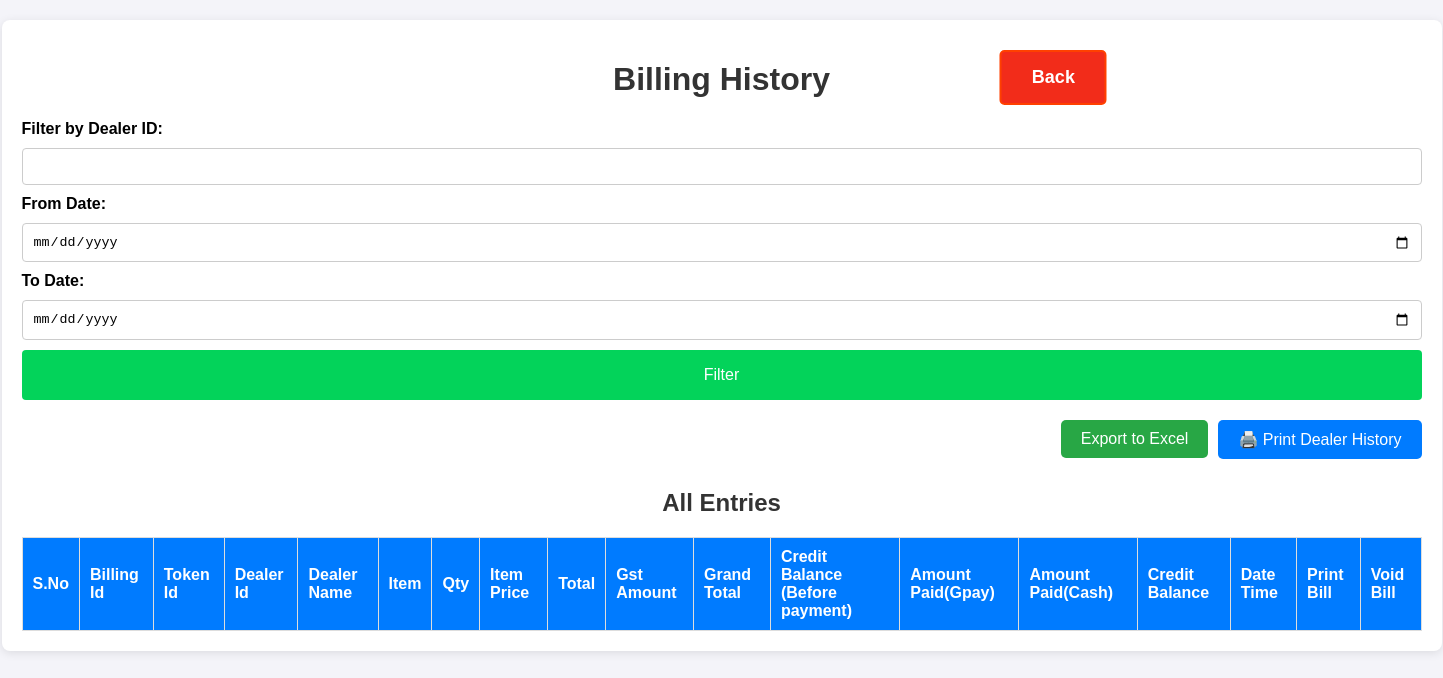
Before: /billing_history (signed in) with the older database file.
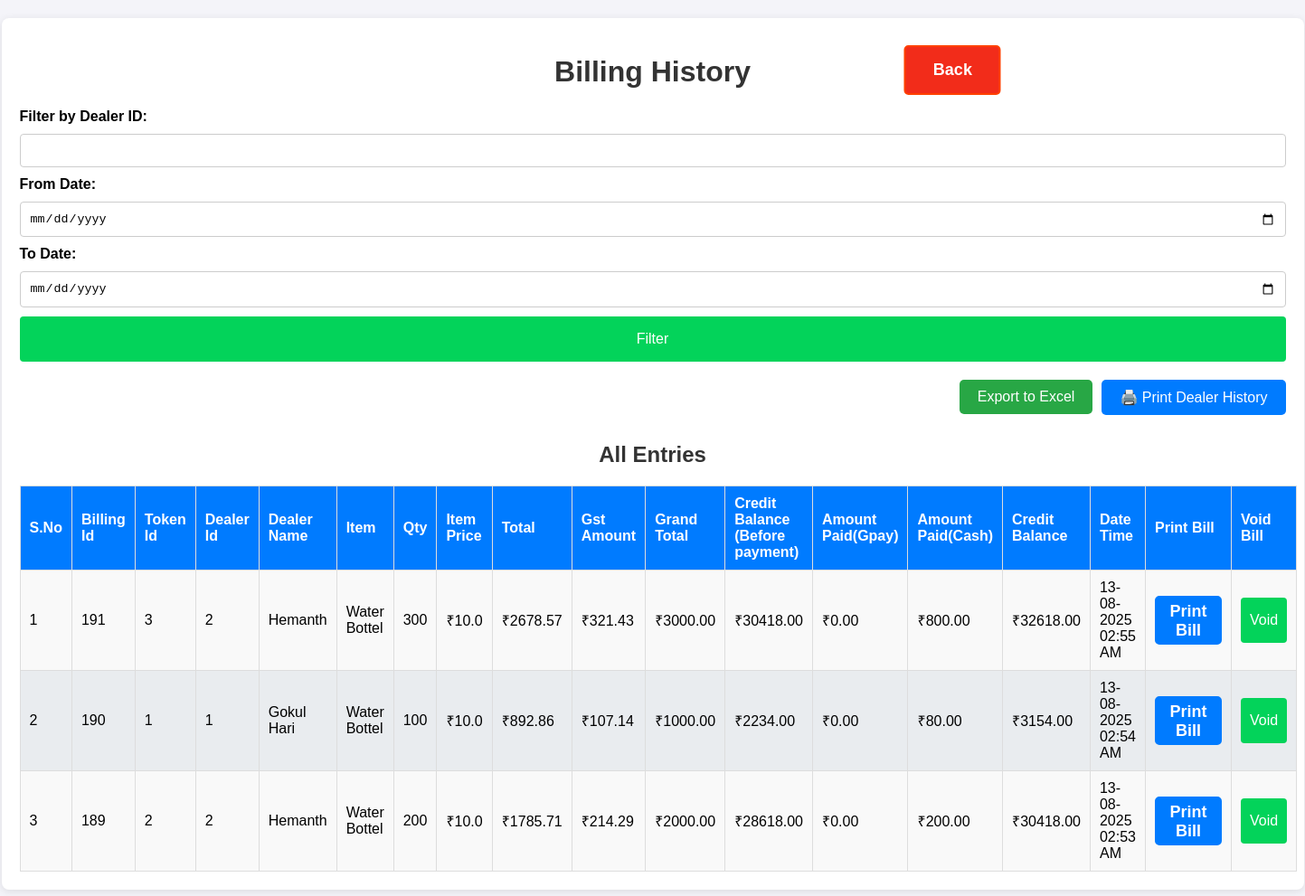
After: the same page with the newer database file.
### app.py (models this page shows, shortened)
class Dealer_details(db.Model):
    id = db.Column(db.Integer, primary_key=True)
    dealer_id = db.Column(db.String(100), nullable=False, unique=True)
    name = db.Column(db.String(100), nullable=False)
    mobile = db.Column(db.String(15), nullable=False)
    address = db.Column(db.String(400), nullable=True)
    aadhaar_file = db.Column(db.String(400))  # Path to Aadhaar copy
    photo_file = db.Column(db.String(400))

class BillingHistory(db.Model):
    id = db.Column(db.Integer, primary_key=True)
    billing_id = db.Column(db.Integer, nullable=False)
    dealer_id = db.Column(db.String(100), nullable=False)
    item_id = db.Column(db.Integer)
    quantity = db.Column(db.Integer, nullable=False)
    item_price = db.Column(db.Float, nullable=False)
    total_amount = db.Column(db.Float, nullable=False)
    gst_amount = db.Column(db.Float, nullable=False)
    grand_total = db.Column(db.Float, nullable=False)
    credit_balance = db.Column(db.Float, nullable=False)
    paid_amount_gpay = db.Column(db.Float, nullable=False)
    paid_amount_cash = db.Column(db.Float, nullable=False)
    remaining_balance = db.Column(db.Float, nullable=False)
    timestamp = db.Column(db.DateTime, default=datetime.now)
    voided = db.Column(db.Boolean, default=False)
    @property
    def formatted_date_time(self):
        return self.timestamp.strftime("%d-%m-%Y %I:%M %p")

class Item(db.Model):
    id = db.Column(db.Integer, primary_key=True)
    item_id = db.Column(db.Integer, nullable=False)
    item_name = db.Column(db.String(100), nullable=False)
    price = db.Column(db.Float, nullable=False)

### app.py (the view)
@app.route('/billing_history')
def billing_history():
    if 'user' not in session:
        return redirect(url_for("login"))
    filtered_data = get_filtered_data_billing(request)
    dealer_id = request.args.get('dealer_id', '')  # Default is an empty string
    date_from = request.args.get('date_from', '')
    date_to = request.args.get('date_to', '')
    return render_template('billing_history.html', dealer_id=dealer_id, date_from=date_from, date_to=date_to, filtered_data=filtered_data, bills=filtered_data)

### templates/billing_history.html (shortened to what this page needs)
<!DOCTYPE html>
<html lang="en">
<head>
    <link rel="stylesheet" href="/static/styles.css">
</head>
<body>
<div class="container billing-history">
    <h1>Billing History</h1>
     <form method="GET" class="form">
            <label for="dealer_id">Filter by Dealer ID:</label>
            <input type="text" id="dealer_id" name="dealer_id" value="{{ dealer_id }}">
            <label for="date_from">From Date:</label>
            <input type="date" id="date_from" name="date_from" value="{{ date_from }}">
            <label for="date_to">To Date:</label>
            <input type="date" id="date_to" name="date_to" value="{{ date_to }}">
            <button type="submit" name="filter_button" value="submit" class="btn">Filter</button>
    </form>
    <div class="export-options hide-on-print">
            <form action="/export_billing_history" method="get">
                <button type="submit" class="export-button">Export to Excel</button>
            </form>
            <div style="text-align: right; margin-bottom: 10px;">
                <button class="print_btn" onclick="window.print()">
                    🖨️ Print Dealer History
                </button>
            </div>
        </div>
        <h2>All Entries</h2>
    <table>
        <thead>
            <tr>
                <th>S.No</th>
                <th>Billing Id</th>
                <th>Token Id</th>
                <th>Dealer Id</th>
                <th>Dealer Name</th>
                <th>Item</th>
                <th>Qty</th>
                <th>Item Price</th>
                <th>Total</th>
                <th>Gst Amount</th>
                <th>Grand Total</th>
                <th>Credit Balance (Before payment)</th>
                <th>Amount Paid(Gpay)</th>
                <th>Amount Paid(Cash)</th>
                <th>Credit Balance</th>
                <th>Date Time</th>
                <th class=" hide-on-print">Print Bill</th>
                <th class=" hide-on-print">Void Bill</th>
            </tr>
        </thead>
        <tbody>
        {% for dealer, item, bill in bills %}
            <tr>
                <td>{{ loop.index }}</td>
                <td>{{ bill.id }}</td>
                <td>{{ bill.billing_id }}</td>
                <td>{{ bill.dealer_id }}</td>
                <td>{{ dealer.name }}</td>
                <td>{{ item.item_name }}</td>
                <td>{{ bill.quantity }}</td>
                <td>₹{{ bill.item_price }}</td>
                <td>₹{{ "%0.2f"|format(bill.total_amount) }}</td>
                <td>₹{{ "%0.2f"|format(bill.gst_amount) }}</td>
                <td>₹{{ "%0.2f"|format(bill.grand_total) }}</td>
                <td>₹{{ "%0.2f"|format(bill.credit_balance) }}</td>
                <td>₹{{ "%0.2f"|format(bill.paid_amount_gpay) }}</td>
                <td>₹{{ "%0.2f"|format(bill.paid_amount_cash) }}</td>
                <td>₹{{ "%0.2f"|format(bill.remaining_balance) }}</td>
                <td width="120px">{{ bill.formatted_date_time }}</td>
                <td class=" hide-on-print">
                    <a class="print-bill" href="{{ url_for('print_bill', id=bill.id, return_path='\/billing_history') }}" class="btn">Print Bill</a>
                </td>
                <td>
                    {% if not bill.voided %}
                    <form action="/void_bill/{{ bill.id }}" method="POST" style="display:inline;">
                        <button type="submit" class="btn btn-danger btn-sm" onclick="return confirm('Are you sure you want to void this bill?')">Void</button>
                    </form>
                    {% else %}
                        <span class="text-muted">Voided</span>
                    {% endif %}
                </td>
            </tr>
        {% endfor %}
        </tbody>
    </table>
</div>
    <a href="/" class="back">Back</a>
</body>
</html>

### static/styles.css (style rules this page uses)
body { font-family: Arial, sans-serif; background-color: #f4f4f9; margin: 0; padding: 0; }
.container { max-width: 800px; margin: 20px auto; background: #fff; padding: 20px; border-radius: 8px; box-shadow: 0 2px 10px rgba(0, 0, 0, 0.1); }
.billing-history { max-width: 1400px; }
h1, h2 { color: #333; text-align: center; }
.form { display: flex; flex-direction: column; gap: 10px; margin-bottom: 20px; }
.form label { font-weight: bold; }
.form input { padding: 10px; border: 1px solid #ccc; border-radius: 4px; }
.btn { background-color: #03d35a; color: #fff; border: none; padding: 10px; border-radius: 4px; cursor: pointer; font-size: medium; height: 50px; }
table { width: 100%; border-collapse: collapse; margin-top: 10px; }
h2 { text-align: center; margin-bottom: 20px; }
table th, table td { padding: 10px; border: 1px solid #ddd; text-align: left; }
table th { background-color: #007bff; color: white; }
table tbody tr:nth-child(odd) { background-color: #f9f9f9; }
table tbody tr:nth-child(even) { background-color: #e9ecef; }
a { display: inline-block; padding: 15px 30px; font-size: 18px; font-weight: bold; text-align: center; text-decoration: none; background-color: #007bff; color: white; border-radius: 5px; border: 2px solid #007bff; transition: all 0.3s ease; position: absolute; left: 50%; transform: translateX(-50%); transition: transform 0.2s, background-color 0.2s; }
.back { background-color: #f22c1a; border: 2px solid #ff4000; top: 50px; left: 73%; }
.export-options { display: flex; justify-content: right; gap: 10px; margin-bottom: 20px; }
.export-options .export-button { all: unset; background-color: #28a745; color: white; cursor: pointer; padding: 10px 20px; text-decoration: none; border-radius: 5px; transition: background-color 0.2s, transform 0.2s; }
.print_btn { all: unset; background-color: #007bff; color: white; cursor: pointer; padding: 10px 20px; text-decoration: none; border-radius: 5px; transition: background-color 0.2s, transform 0.2s; }
.billing-history .print-bill { position: relative; width: 60px; height: 40px; padding: 5px 5px; }

Changed rows visible on the page:
now on this page (row unchanged): Dealer_details: id "191", billing_id "3", dealer_id "2", name "Hemanth", item_name "Water Bottel", quantity "300", item_price "10.0", formatted_date_time "13-08-2025 02:55 AM", id "189", billing_id "2", quantity "200", formatted_date_time "13-08-2025 02:53 AM"
added BillingHistory: total_amount "2678.57", gst_amount "321.43", grand_total "3000.00", credit_balance "30418.00", paid_amount_gpay "0.00", paid_amount_cash "800.00", remaining_balance "32618.00"
now on this page (row unchanged): Dealer_details: id "190", billing_id "1", dealer_id "1", name "Gokul Hari", item_name "Water Bottel", quantity "100", item_price "10.0", formatted_date_time "13-08-2025 02:54 AM"
added BillingHistory: total_amount "892.86", gst_amount "107.14", grand_total "1000.00", credit_balance "2234.00", paid_amount_gpay "0.00", paid_amount_cash "80.00", remaining_balance "3154.00"
added BillingHistory: total_amount "1785.71", gst_amount "214.29", grand_total "2000.00", credit_balance "28618.00", paid_amount_gpay "0.00", paid_amount_cash "200.00", remaining_balance "30418.00"
